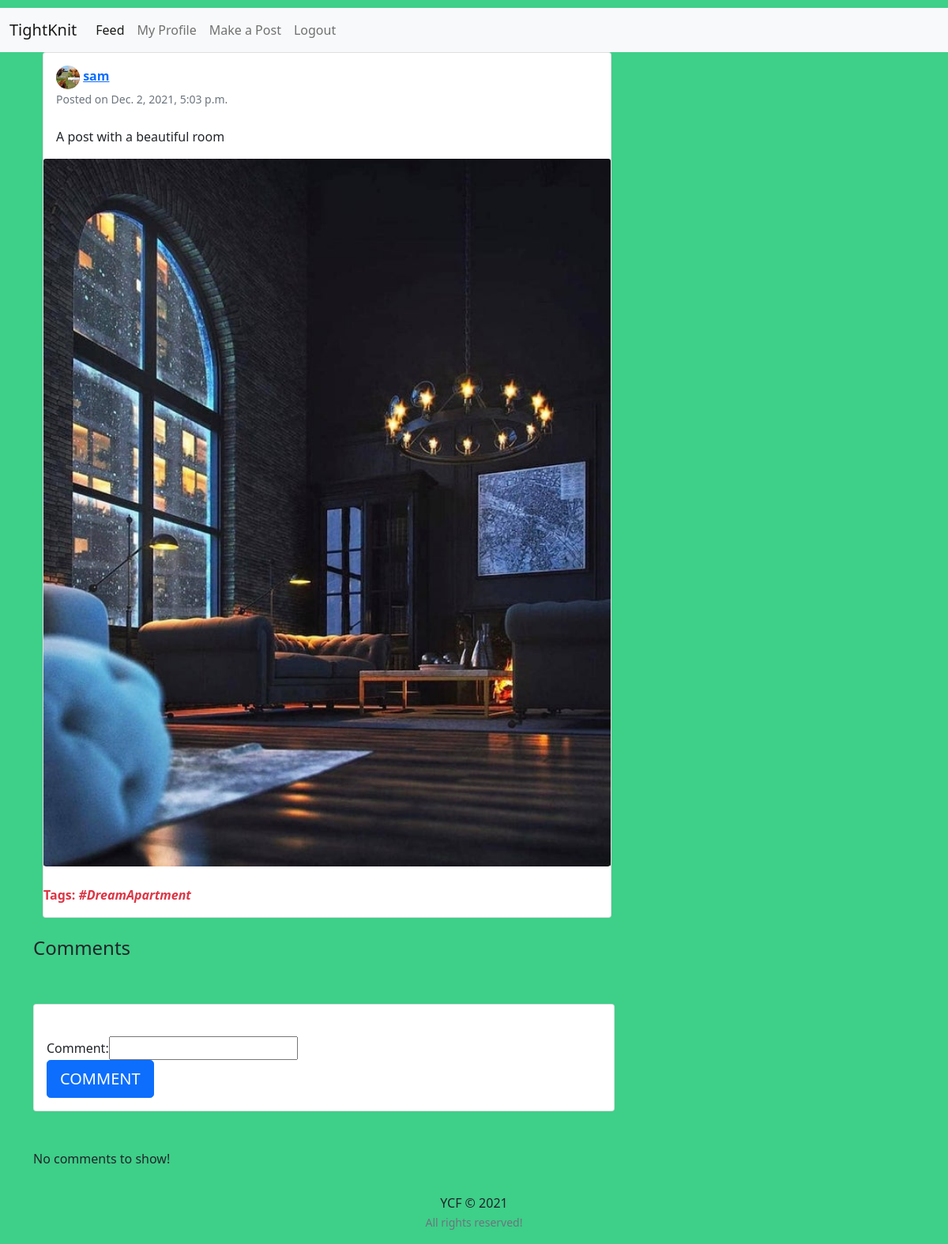
Screenshot of /post/3/ (signed in) with the database file from the repository.
### feed/models.py (models this page shows, shortened)
class Post(models.Model):
    description = models.CharField(max_length=255, blank=True)
    blog_text = models.CharField(max_length = 20000,blank = True)
    pic = models.ImageField(upload_to='path/to/img')
    date_posted = models.DateTimeField(default=timezone.now)
    user_name = models.ForeignKey(User, on_delete=models.CASCADE)
    tags = models.CharField(max_length=100, blank=True)

### users/models.py (models this page shows, shortened)
class Profile(models.Model):
    user = models.OneToOneField(User, on_delete=models.CASCADE)
    image = models.ImageField(default='default.png', upload_to='profile_pics')
    slug = AutoSlugField(populate_from='user')
    bio = models.CharField(max_length=255, blank=True)
    followers = models.ManyToManyField('Profile', related_name="follower", blank=True)
    following = models.ManyToManyField('Profile', related_name = "followee", blank = True)
    def get_absolute_url(self):
        return "/users/{}".format(self.slug)

### feed/views.py (the view)
# urls.py: path('post/<int:pk>/', views.post_detail, name='post-detail'),
@login_required
def post_detail(request, pk):
	post = get_object_or_404(Post, pk=pk)
	user = request.user
	is_liked =  Like.objects.filter(user=user, post=post)
	if request.method == 'POST':
		form = NewCommentForm(request.POST)
		if form.is_valid():
			data = form.save(commit=False)
			data.post = post
			data.username = user
			data.save()
			return redirect('post-detail', pk=pk)
	else:
		form = NewCommentForm()
	return render(request, 'feed/post_detail.html', {'post':post, 'is_liked':is_liked, 'form':form})

### feed/forms.py
class NewCommentForm(forms.ModelForm):
	class Meta:
		model = Comments
		fields = ['comment']

### feed/templates/feed/post_detail.html (shortened to what this page needs)
{% extends "feed/layout.html" %}
{% load static %}
{% block content %}
	<div class="container">
	    <div class="row">
	      <div class="col-md-8">
	        <div class="card ">
	          <div class="card-body">
	          	<a href="{{ post.user_name.profile.get_absolute_url }}"><img src="{{ post.user_name.profile.image.url }}" class="rounded-circle" width="30" height="30" alt=""></a>
	          	<a  href="{{ post.user_name.profile.get_absolute_url }}"><b>{{ post.user_name }}</b></a>
	          	<br><small class="text-muted">Posted on {{ post.date_posted }}</small>
	          	<br><br>
	            <p class="card-text text-dark">{{ post.description }}</p>
	          </div>
	          <a href="{{ post.pic.url }}"><img class="card-img-top" src="{{ post.pic.url }}" alt=""></a>
	          {% if post.tags %}
	          <br><p class="text-danger ml-3"><b>Tags: <i>{{ post.tags }}</i></b></p>
	          {% endif %}
	          </div>
	        </div>
	  	   </div>
	    </div>
	    <br>
	    <h4>Comments</h4>
	    <div class="row">
	    	<div class="col-md-8">
	    		<div class="card card-signin my-5">
	    			<div class="card-body">
	    				<form class="form-signin" method = "POST">
				            <fieldset class="form-group"><br>
				                {{ form }}
				            </fieldset>
				            <div class="form-group">
				                <button class="btn btn-lg btn-primary btn-block text-uppercase" type="submit">Comment</button><br>
				            </div>
	    			</div>
	    		</div>
	    	</div>
	    </div>
	    <div class="row">
	    	<div class="col-md-8">
	    		{% if post.details.all %}
	    		<div class="card card-signin my-5">
	    		{% for detail in post.details.all %}
	    			<div class="card-body">
	    				<a href="{{ detail.username.profile.get_absolute_url }}">
	    					<img src="{{ detail.username.profile.image.url }}" class="rounded-circle" width="30" height="30" alt="">
	    				</a>
	          			<a class="text-dark" href="{{ detail.username.profile.get_absolute_url }}"><b>{{ detail.username }}</b></a>
	          			<br><small>{{ detail.comment_date }}</small><br><br>
	          			<p class="card-text text-dark">{{ detail.comment }}</p>
	    			</div>
	    			<hr class="my-1">
	    		{% endfor %}
	    		</div>
	    		{% else %}
	    			<p>No comments to show!</p>
	    		{% endif %}
	    	</div>
	    </div>
	</div>
{% endblock content %}

### feed/static/feed/style.css (style rules this page uses)
body { background-color:#3ecf89; }

### rows the page displays
Post: user_name.profile.image (picture), user_name "sam", date_posted "Dec. 2, 2021, 5:03 p.m.", description "A post with a beautiful room", pic (picture), tags "#DreamApartment"
